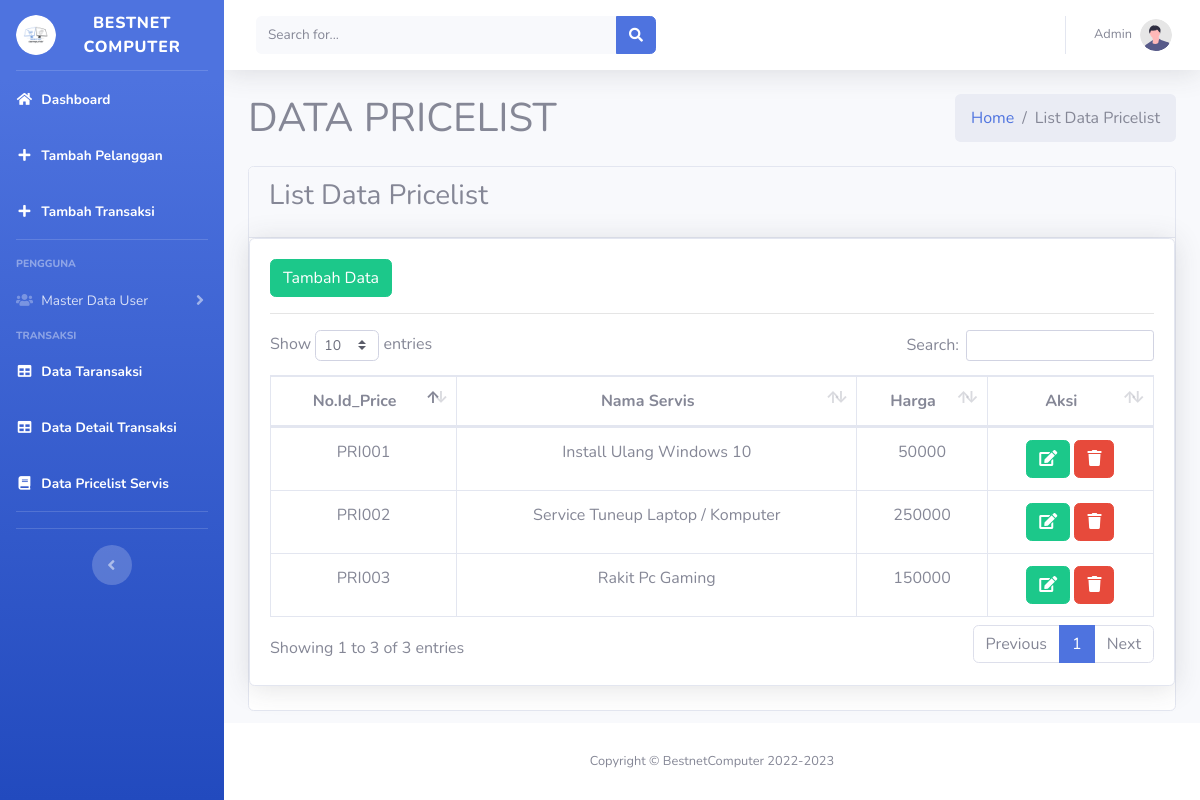
Page /index.php/pricelist on the earlier database version.
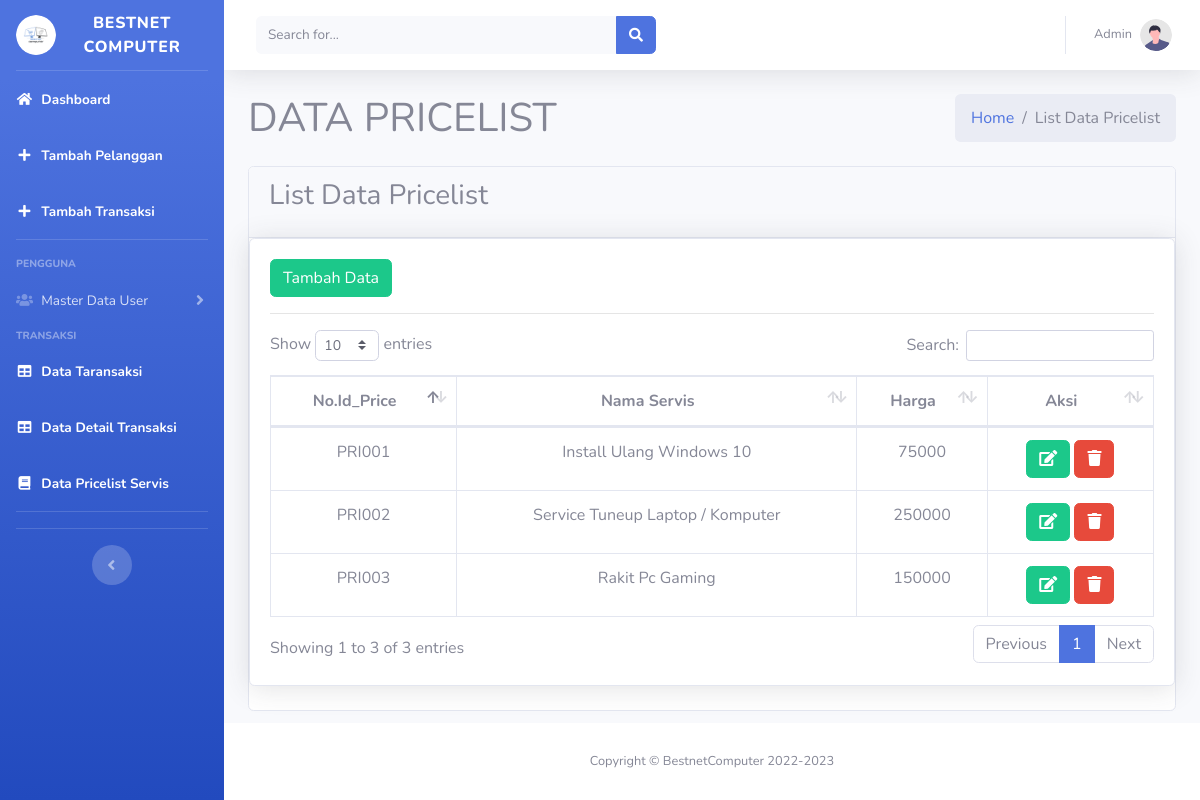
Same page on the later database version.
### tables this page shows
CREATE TABLE `tbl_pricelist` (
  `Id_Pricelist` varchar(11) NOT NULL,
  `Nama_Servis` varchar(50) DEFAULT NULL,
  `Harga` varchar(10) DEFAULT NULL,
  PRIMARY KEY (`Id_Pricelist`)
);

### application/libraries/Template.php (called while the page is built, shortened)
<?php
class Template {
    var $data_template = [];
    function set($name, $value){
        $this->data_template[$name] = $value;
    }
    function load($template = '', $fileview = '', $dataview= [], $return = FALSE)
    {
        $this->CI =& get_instance();
        $this->set('content', $this->CI->load->view($fileview, $dataview, TRUE));
        return $this->CI->load->view($template, $this->data_template, $return);
    }
}

### application/controllers/Pricelist.php (called while the page is built, shortened)
<?php
class Pricelist extends CI_Controller
{
	public function index()
	{
		$data = [
			'judul' => 'DATA PRICELIST',
			'subjudul' => 'List Data Pricelist',
			'datapricelist' => $this->MPricelist->tampilData()->result()
		];
		$this->template->load('pages_admin/index', 'dt_pricelist/v_pricelist', $data);
	}
}

### index.php (called while the page is built, shortened)
<?php
require_once BASEPATH.'core/CodeIgniter.php';

### application/models/MPricelist.php (called while the page is built, shortened)
<?php
class MPricelist extends CI_Model
{
	public function tampilData()
	{
		return $this->db->get('tbl_pricelist');
	}
}

### application/views/dt_pricelist/v_pricelist.php (the view, shortened to what this page needs)
<div class="card card-primary">
	<div class="card-header">
		<h3 class="card-title"><?= $subjudul ?></h3>
	</div>
	<div class="card shadow mb-4">
		<div class="card-body">
			<a href="<?= site_url('pricelist/add') ?>" class="btn btn-success">Tambah Data</a>
			<hr>
			<div class="table-responsive">
				<table class="table table-bordered text-center" id="dataTable" width="100%" cellspacing="0">
					<thead>
						<th>No.Id_Price</th>
						<th>Nama Servis</th>
						<th>Harga</th>
						<th>Aksi</th>
					</thead>
					<tbody>
						<?php foreach ($datapricelist as $key) {
						?>
							<tr>
								<td><?php echo $key->Id_Pricelist ?></td>
								<td><?php echo $key->Nama_Servis ?></td>
								<td><?php echo $key->Harga ?></td>
								<td>
									<a href="<?= site_url('pricelist/edit/' . $key->Id_Pricelist) ?>" class="btn btn-success"><i class="fa fa-edit"></i></a>
									<a href="<?= site_url('pricelist/hapus/' . $key->Id_Pricelist) ?>" class="btn btn-danger"><i class="fa fa-trash"></i></a>
								</td>
							</tr>
						<?php } ?>
					</tbody>
				</table>
			</div>
		</div>
	</div>
</div>

Differences in the rows shown:
changed tbl_pricelist "PRI001": Harga "50000" → "75000"
